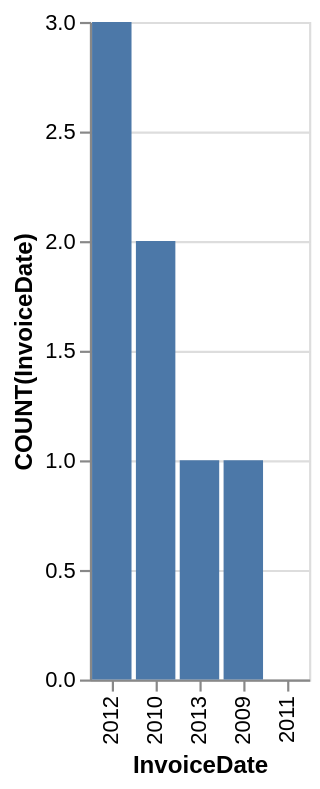

This figure's Vega-Lite source:
### Vega-Lite specification from a JSON file in a GitHub repository (floating-point values rounded to 4 significant figures)
{"data": {"values": [{"x_data": "2012", "y_data": 3}, {"x_data": "2010", "y_data": 2}, {"x_data": "2013", "y_data": 1}, {"x_data": "2009", "y_data": 1}, {"x_data": "2011", "y_data": 0}]}, "mark": "bar", "encoding": {"x": {"field": "x_data", "type": "nominal", "title": "InvoiceDate", "sort": {"op": "sum", "field": "y_data", "order": "descending"}}, "y": {"field": "y_data", "type": "quantitative", "title": "COUNT(InvoiceDate)"}}}
